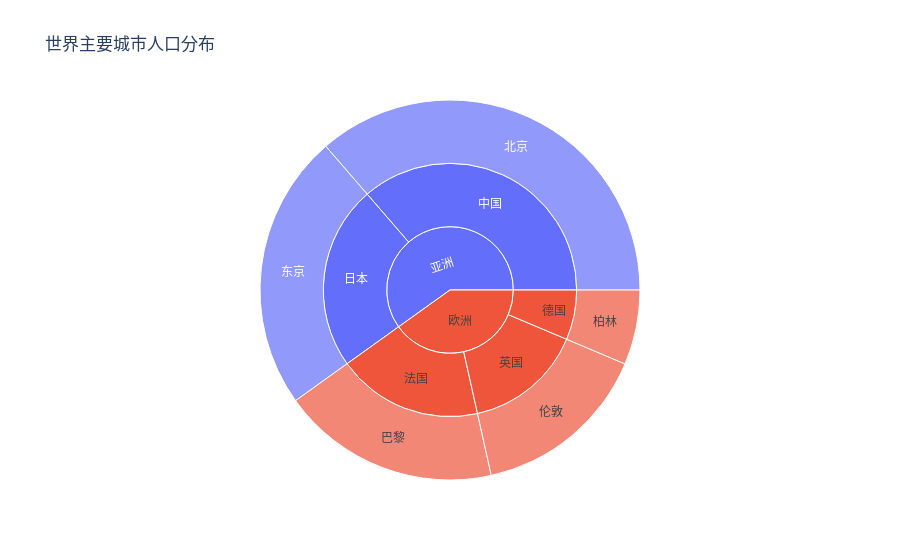

This figure's notebook cell:
### Code cell
# 定义数据
data = {
    "区域": ["亚洲", "亚洲", "欧洲", "欧洲", "欧洲"],
    "国家": ["中国", "日本", "法国", "德国", "英国"],
    "城市": ["北京", "东京", "巴黎", "柏林", "伦敦"],
    "人口": [21_540, 13_960, 11_020, 3_769, 8_982],
}

import pandas as pd

df = pd.DataFrame(data)

# 绘制旭日图
fig = px.sunburst(
    df,
    path=["区域", "国家", "城市"],  # 定义层级结构
    values="人口",               # 数值列
    title="世界主要城市人口分布",
)

# 显示图表
fig.show()

### Figure 1 — Plotly figure (JSON) as saved in the notebook; plotly's stock layout.template omitted (floating-point values rounded to 4 significant figures)
{"data": [{"branchvalues": "total", "domain": {"x": [0, 1], "y": [0, 1]}, "hovertemplate": "labels=%{label}<br>人口=%{value}<br>parent=%{parent}<br>id=%{id}<extra></extra>", "ids": ["亚洲/日本/东京", "欧洲/英国/伦敦", "亚洲/中国/北京", "欧洲/法国/巴黎", "欧洲/德国/柏林", "亚洲/中国", "欧洲/德国", "亚洲/日本", "欧洲/法国", "欧洲/英国", "亚洲", "欧洲"], "labels": ["东京", "伦敦", "北京", "巴黎", "柏林", "中国", "德国", "日本", "法国", "英国", "亚洲", "欧洲"], "name": "", "parents": ["亚洲/日本", "欧洲/英国", "亚洲/中国", "欧洲/法国", "欧洲/德国", "亚洲", "欧洲", "亚洲", "欧洲", "欧洲", "", ""], "type": "sunburst", "values": [13960, 8982, 21540, 11020, 3769, 21540, 3769, 13960, 11020, 8982, 35500, 23771]}], "layout": {"legend": {"tracegroupgap": 0}, "title": {"text": "世界主要城市人口分布"}}}
